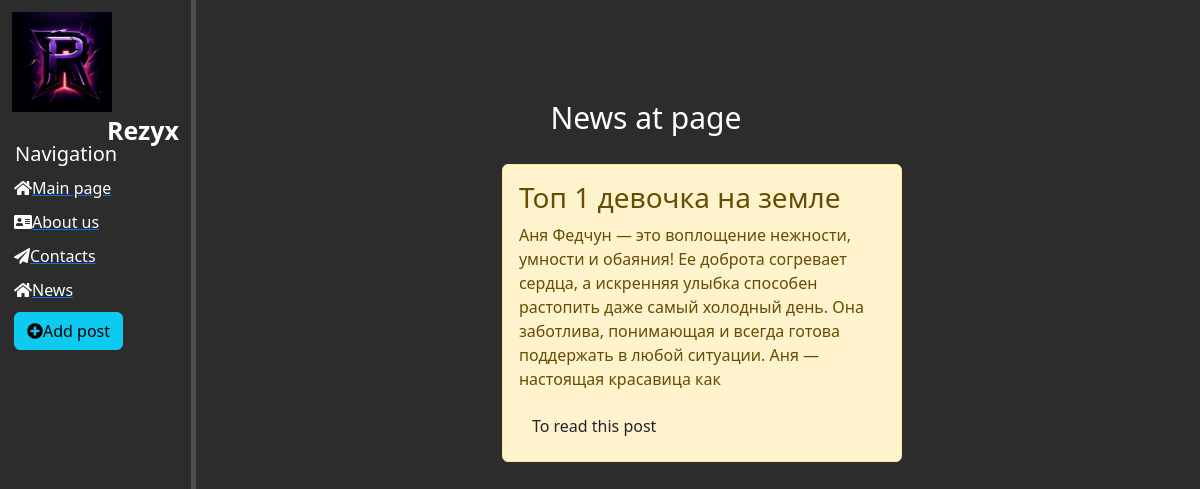
The page /news/ on the database as committed earlier.
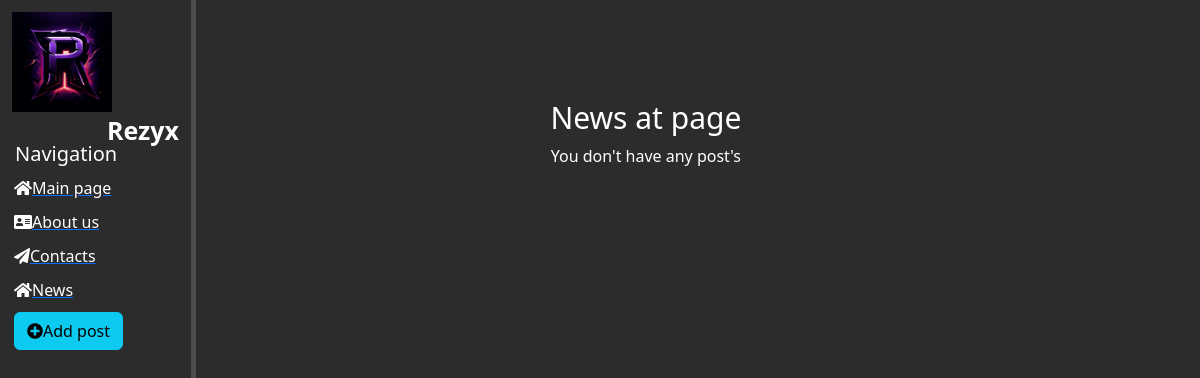
The same page on the database as committed later.
### news/models.py (models this page shows, shortened)
class Articles(models.Model):
    title = models.CharField('Name',max_length=50)
    anons = models.TextField('Anons', max_length=250)
    full_text = models.TextField('Post')
    date = models.DateTimeField('Publish date')
    class Meta:
        verbose_name = 'News'
        verbose_name_plural = 'News'

### news/views.py (the view)
# urls.py: path('', views.news_home, name='news_home'),
def news_home(request):
    news = Articles.objects.order_by('-date')
    return render(request, 'news/news_home.html', {'news': news})

### news/templates/news/news_home.html (shortened to what this page needs)
{% extends 'main/layout.html' %}
{% block content %}
    <div class="features">
        <h1>News at page</h1>
        {% if news  %}
            {% for el in news %}
                <div class="alert alert-warning">
                    <h3>{{ el.title }}</h3>
                    <p>{{ el.anons }}</p>
                    <a href="{% url 'news-detail' el.id %}" class="btn tn-warning">To read this post</a>
                </div>
            {% endfor %}
        {% else %}
            <p>You don't have any post's</p>
        {% endif %}
    </div>
{% endblock %}

### main/templates/main/layout.html (shortened to what this page needs)
{% load static %}
<!doctype html>
<html lang="en">
<head>
    <link rel="stylesheet" href="https://cdn.jsdelivr.net/npm/bootstrap@5.3.3/dist/css/bootstrap.min.css">
    <link rel="stylesheet" href="{% static 'main/css/main.css' %}">
    <link rel="stylesheet" href="https://use.fontawesome.com/releases/v5.8.2/css/all.css">
</head>
<body>
    <aside>
        <img src="{% static 'main/img/logo.jpg' %}" alt="logo">
        <span class="logo">Rezyx</span>
        <h3>Navigation</h3>
        <ul>
            <a href = "{% url 'home' %}"><li><i class="fas fa-home"></i>Main page</li></a>
            <a href = "{% url 'about' %}"><li><i class="fas fa-address-card"></i>About us</li></a>
            <a href = "{% url 'contacts' %}"><li><i class="fas fa-paper-plane"></i>Contacts</li></a>
            <a href = "{% url 'news_home' %}"><li><i class="fas fa-home"></i>News</li></a>
            <a href = "{% url 'create' %}"><li><button class="btn btn-info"><i class="fas fa-plus-circle"></i>Add post</button></li></a>
        </ul>
    </aside>
    <main>
        {% block content %}
        {% endblock %}
    </main>
</body>
</html>

### main/static/main/css/main.css (style rules this page uses)
body { background: #2c2c2c; }
aside { float: left; background: #181818: width: 60%; padding: 1%; height: 100vh; color: #fff; border-right: 5px solid #4d4d4d; }
aside img { width: 100px; float: left; }
aside .logo { margin-left: -5px; position: relative; float: left; font-weight: bold; bottom: -100px; font-size: 25px; }
aside h3 { margin-top: 130px; position: relative; margin-left: 3px; font-size: 20px; }
aside ul { list-style: none }
aside ul li { color: #fff; display: block; margin-top: 10px; margin-left: -30px; transition: transform .6fs ease; }
main .features { float: left; color: #fff; margin-top: 100px; text-align: center; width: 75%; }
main .features h1 { font-size: 30px; }

Rows that differ between the two databases and show on the page:
removed Articles: title "Топ 1 девочка на земле", anons "Аня Федчун — это воплощение нежности, умности и обаяния! Ее доброта согревает сердца, а искренняя улыбка способен растопить даже самый холодный день. Она заботлива, понимающая и всегда готова поддержать в любой ситуации. Аня — настоящая красавица как"
Other text that changed with them:
text now shown: "You don't have any post's"
